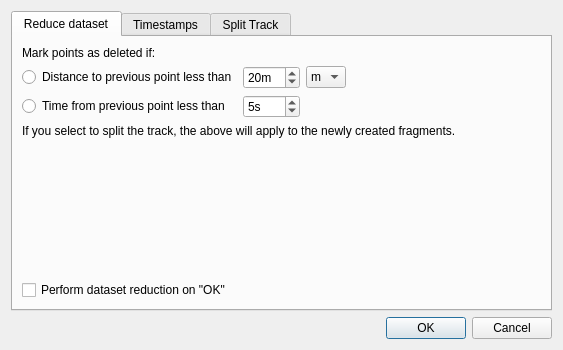
<?xml version="1.0" encoding="UTF-8"?>
<ui version="4.0">
 <author>Joerg Wunsch &lt;j@uriah.heep.sax.de&gt;</author>
 <class>IDlgTrackFilter</class>
 <widget class="QDialog" name="IDlgTrackFilter">
  <property name="geometry">
   <rect>
    <x>0</x>
    <y>0</y>
    <width>563</width>
    <height>343</height>
   </rect>
  </property>
  <property name="windowTitle">
   <string>Track Filter...</string>
  </property>
  <layout class="QVBoxLayout" name="verticalLayout_2">
   <item>
    <widget class="QTabWidget" name="tabTrackFilter">
     <property name="minimumSize">
      <size>
       <width>400</width>
       <height>300</height>
      </size>
     </property>
     <property name="currentIndex">
      <number>0</number>
     </property>
     <widget class="QWidget" name="tabDataset">
      <attribute name="title">
       <string>Reduce dataset</string>
      </attribute>
      <layout class="QVBoxLayout" name="verticalLayout_3">
       <item>
        <layout class="QHBoxLayout" name="horizontalLayout_3">
         <item>
          <layout class="QGridLayout" name="gridLayout_3">
           <item row="0" column="0">
            <widget class="QLabel" name="labelDataset">
             <property name="text">
              <string>Mark points as deleted if:</string>
             </property>
            </widget>
           </item>
           <item row="1" column="0">
            <widget class="QRadioButton" name="radioDistance">
             <property name="text">
              <string>Distance to previous point less than</string>
             </property>
             <attribute name="buttonGroup">
              <string>buttonGroupDataset</string>
             </attribute>
            </widget>
           </item>
           <item row="1" column="1">
            <widget class="QSpinBox" name="spinDistance">
             <property name="suffix">
              <string notr="true">m</string>
             </property>
             <property name="maximum">
              <number>999</number>
             </property>
             <property name="value">
              <number>20</number>
             </property>
            </widget>
           </item>
           <item row="1" column="2">
            <widget class="QComboBox" name="comboMeterFeet">
             <item>
              <property name="text">
               <string notr="true">m</string>
              </property>
             </item>
             <item>
              <property name="text">
               <string notr="true">ft</string>
              </property>
             </item>
            </widget>
           </item>
           <item row="2" column="0">
            <widget class="QRadioButton" name="radioTimedelta">
             <property name="text">
              <string>Time from previous point less than</string>
             </property>
             <attribute name="buttonGroup">
              <string>buttonGroupDataset</string>
             </attribute>
            </widget>
           </item>
           <item row="2" column="1">
            <widget class="QSpinBox" name="spinTimedelta">
             <property name="suffix">
              <string notr="true">s</string>
             </property>
             <property name="maximum">
              <number>999</number>
             </property>
             <property name="value">
              <number>5</number>
             </property>
            </widget>
           </item>
          </layout>
         </item>
         <item>
          <spacer name="horizontalSpacer_3">
           <property name="orientation">
            <enum>Qt::Horizontal</enum>
           </property>
           <property name="sizeHint" stdset="0">
            <size>
             <width>40</width>
             <height>20</height>
            </size>
           </property>
          </spacer>
         </item>
        </layout>
       </item>
       <item>
        <widget class="QLabel" name="label_3">
         <property name="text">
          <string>If you select to split the track, the above will apply to the newly created fragments.</string>
         </property>
         <property name="wordWrap">
          <bool>true</bool>
         </property>
        </widget>
       </item>
       <item>
        <spacer name="verticalSpacer_2">
         <property name="orientation">
          <enum>Qt::Vertical</enum>
         </property>
         <property name="sizeHint" stdset="0">
          <size>
           <width>20</width>
           <height>147</height>
          </size>
         </property>
        </spacer>
       </item>
       <item>
        <widget class="QCheckBox" name="checkReduceDataset">
         <property name="text">
          <string>Perform dataset reduction on &quot;OK&quot;</string>
         </property>
        </widget>
       </item>
      </layout>
     </widget>
     <widget class="QWidget" name="tabTimestamp">
      <attribute name="title">
       <string>Timestamps</string>
      </attribute>
      <layout class="QVBoxLayout" name="verticalLayout">
       <item>
        <layout class="QHBoxLayout" name="horizontalLayout_2">
         <item>
          <layout class="QGridLayout" name="gridLayout_2">
           <item row="0" column="0" colspan="2">
            <widget class="QLabel" name="labelStartTime">
             <property name="styleSheet">
              <string notr="true"/>
             </property>
             <property name="text">
              <string>Change the track's starting time (anonymize track) to:</string>
             </property>
            </widget>
           </item>
           <item row="1" column="0">
            <widget class="QDateTimeEdit" name="datetimeStartTime">
             <property name="displayFormat">
              <string notr="true">yyyy-MM-dd HH:mm:ss</string>
             </property>
            </widget>
           </item>
           <item row="1" column="1">
            <layout class="QHBoxLayout" name="horizontalLayout">
             <item>
              <widget class="QRadioButton" name="radioLocalTime">
               <property name="text">
                <string>Local time</string>
               </property>
               <property name="checked">
                <bool>true</bool>
               </property>
               <attribute name="buttonGroup">
                <string>buttonGroupTZ</string>
               </attribute>
              </widget>
             </item>
             <item>
              <widget class="QRadioButton" name="radioUTC">
               <property name="text">
                <string>UTC</string>
               </property>
               <property name="checked">
                <bool>false</bool>
               </property>
               <attribute name="buttonGroup">
                <string>buttonGroupTZ</string>
               </attribute>
              </widget>
             </item>
            </layout>
           </item>
           <item row="2" column="0" colspan="2">
            <layout class="QGridLayout" name="gridLayout">
             <item row="0" column="0">
              <widget class="QPushButton" name="buttonReset1stOfMonth">
               <property name="text">
                <string>Reset to 1st of month, hour 00</string>
               </property>
              </widget>
             </item>
             <item row="0" column="1">
              <spacer name="horizontalSpacer">
               <property name="orientation">
                <enum>Qt::Horizontal</enum>
               </property>
               <property name="sizeHint" stdset="0">
                <size>
                 <width>40</width>
                 <height>20</height>
                </size>
               </property>
              </spacer>
             </item>
             <item row="1" column="0">
              <widget class="QPushButton" name="buttonResetEpoch">
               <property name="text">
                <string>Reset to 1970-01-01, 00:00 UTC</string>
               </property>
              </widget>
             </item>
            </layout>
           </item>
          </layout>
         </item>
         <item>
          <spacer name="horizontalSpacer_2">
           <property name="orientation">
            <enum>Qt::Horizontal</enum>
           </property>
           <property name="sizeHint" stdset="0">
            <size>
             <width>40</width>
             <height>20</height>
            </size>
           </property>
          </spacer>
         </item>
        </layout>
       </item>
       <item>
        <spacer name="spacer1">
         <property name="orientation">
          <enum>Qt::Vertical</enum>
         </property>
         <property name="sizeType">
          <enum>QSizePolicy::Fixed</enum>
         </property>
         <property name="sizeHint" stdset="0">
          <size>
           <width>28</width>
           <height>13</height>
          </size>
         </property>
        </spacer>
       </item>
       <item>
        <widget class="QRadioButton" name="radioDeltaOriginal">
         <property name="text">
          <string>Leave time deltas as in original track</string>
         </property>
         <property name="checked">
          <bool>true</bool>
         </property>
         <attribute name="buttonGroup">
          <string>buttonGroupTDelta</string>
         </attribute>
        </widget>
       </item>
       <item>
        <widget class="QRadioButton" name="radioDelta1s">
         <property name="text">
          <string>Change time deltas to 1 second per trackpoint</string>
         </property>
         <attribute name="buttonGroup">
          <string>buttonGroupTDelta</string>
         </attribute>
        </widget>
       </item>
       <item>
        <widget class="QLabel" name="label_4">
         <property name="text">
          <string>If you select to split the track, the above will apply to the newly created fragments.</string>
         </property>
         <property name="wordWrap">
          <bool>true</bool>
         </property>
        </widget>
       </item>
       <item>
        <spacer name="verticalSpacer">
         <property name="orientation">
          <enum>Qt::Vertical</enum>
         </property>
         <property name="sizeHint" stdset="0">
          <size>
           <width>381</width>
           <height>30</height>
          </size>
         </property>
        </spacer>
       </item>
       <item>
        <widget class="QCheckBox" name="checkModifyTimestamps">
         <property name="text">
          <string>Modify timestamps on &quot;OK&quot;</string>
         </property>
        </widget>
       </item>
      </layout>
     </widget>
     <widget class="QWidget" name="tab">
      <attribute name="title">
       <string>Split Track</string>
      </attribute>
      <layout class="QVBoxLayout" name="verticalLayout_4">
       <item>
        <layout class="QGridLayout" name="gridLayout_4">
         <item row="0" column="0">
          <widget class="QRadioButton" name="radioSplitChunks">
           <property name="text">
            <string>Split the track into </string>
           </property>
          </widget>
         </item>
         <item row="0" column="1">
          <widget class="QSpinBox" name="spinSplitChunks">
           <property name="minimum">
            <number>2</number>
           </property>
          </widget>
         </item>
         <item row="0" column="2">
          <widget class="QLabel" name="label_2">
           <property name="text">
            <string>chunks</string>
           </property>
          </widget>
         </item>
         <item row="1" column="0">
          <widget class="QRadioButton" name="radioSplitPoints">
           <property name="text">
            <string>SplitTrack into chunks of </string>
           </property>
           <property name="checked">
            <bool>true</bool>
           </property>
          </widget>
         </item>
         <item row="1" column="1">
          <widget class="QSpinBox" name="spinSplitPoints">
           <property name="minimum">
            <number>100</number>
           </property>
           <property name="maximum">
            <number>1000</number>
           </property>
           <property name="singleStep">
            <number>100</number>
           </property>
           <property name="value">
            <number>500</number>
           </property>
          </widget>
         </item>
         <item row="1" column="2">
          <widget class="QLabel" name="label">
           <property name="text">
            <string>points</string>
           </property>
          </widget>
         </item>
         <item row="0" column="3">
          <spacer name="horizontalSpacer_4">
           <property name="orientation">
            <enum>Qt::Horizontal</enum>
           </property>
           <property name="sizeHint" stdset="0">
            <size>
             <width>40</width>
             <height>20</height>
            </size>
           </property>
          </spacer>
         </item>
        </layout>
       </item>
       <item>
        <spacer name="verticalSpacer_3">
         <property name="orientation">
          <enum>Qt::Vertical</enum>
         </property>
         <property name="sizeHint" stdset="0">
          <size>
           <width>20</width>
           <height>40</height>
          </size>
         </property>
        </spacer>
       </item>
       <item>
        <widget class="QCheckBox" name="checkSplitTrack">
         <property name="text">
          <string>Split track on &quot;Ok&quot;</string>
         </property>
        </widget>
       </item>
      </layout>
     </widget>
    </widget>
   </item>
   <item>
    <widget class="QDialogButtonBox" name="buttonBox">
     <property name="orientation">
      <enum>Qt::Horizontal</enum>
     </property>
     <property name="standardButtons">
      <set>QDialogButtonBox::Cancel|QDialogButtonBox::Ok</set>
     </property>
    </widget>
   </item>
  </layout>
 </widget>
 <resources/>
 <connections>
  <connection>
   <sender>buttonBox</sender>
   <signal>accepted()</signal>
   <receiver>IDlgTrackFilter</receiver>
   <slot>accept()</slot>
   <hints>
    <hint type="sourcelabel">
     <x>248</x>
     <y>254</y>
    </hint>
    <hint type="destinationlabel">
     <x>157</x>
     <y>274</y>
    </hint>
   </hints>
  </connection>
  <connection>
   <sender>buttonBox</sender>
   <signal>rejected()</signal>
   <receiver>IDlgTrackFilter</receiver>
   <slot>reject()</slot>
   <hints>
    <hint type="sourcelabel">
     <x>316</x>
     <y>260</y>
    </hint>
    <hint type="destinationlabel">
     <x>286</x>
     <y>274</y>
    </hint>
   </hints>
  </connection>
 </connections>
 <buttongroups>
  <buttongroup name="buttonGroupDataset"/>
  <buttongroup name="buttonGroupTDelta"/>
  <buttongroup name="buttonGroupTZ"/>
 </buttongroups>
</ui>
